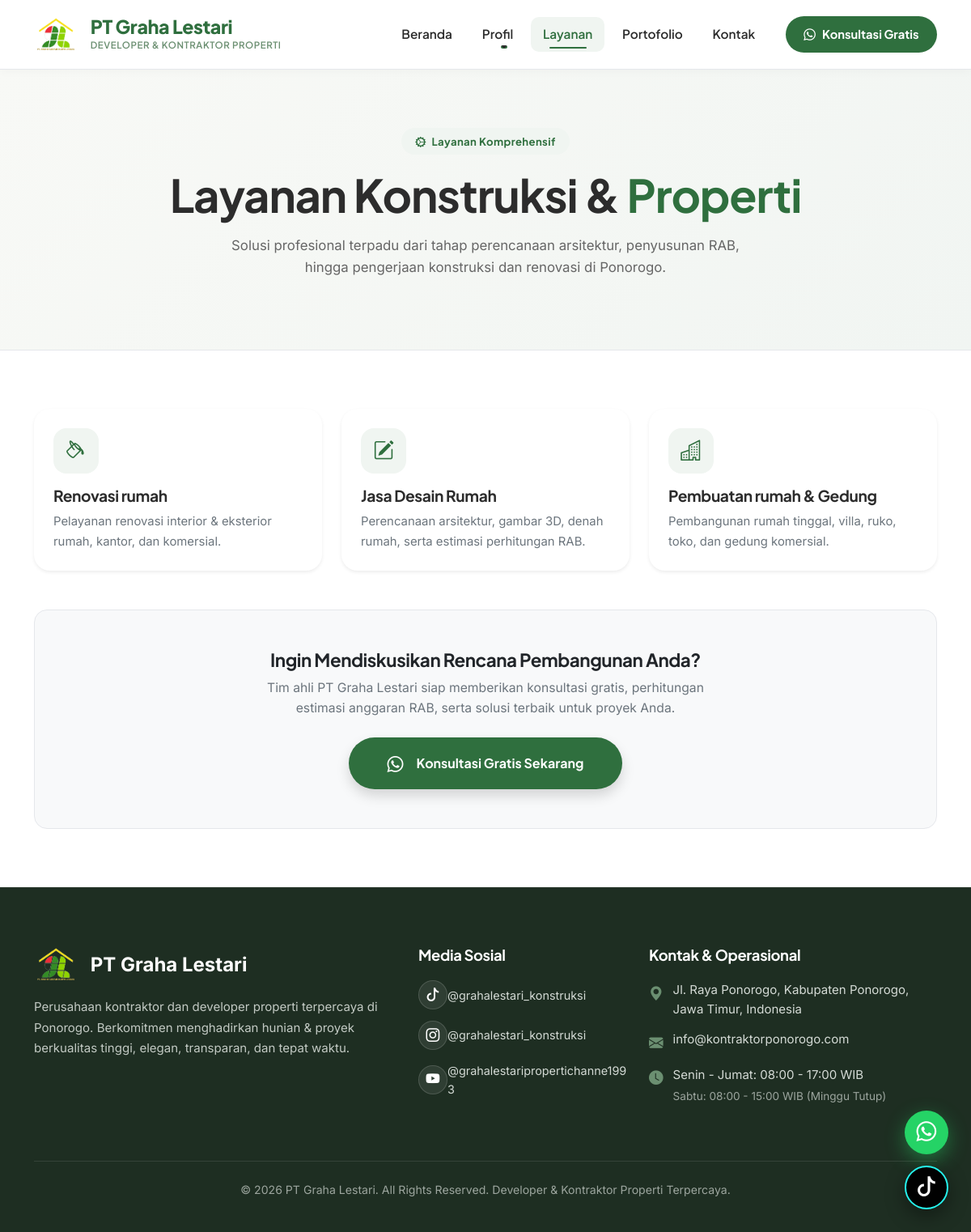
The app's page /kontraktor_ponorogo/layanan with its own data.
### tables this page shows
CREATE TABLE IF NOT EXISTS services (
    id INT UNSIGNED AUTO_INCREMENT PRIMARY KEY,
    title VARCHAR(150) NOT NULL,
    slug VARCHAR(150) NOT NULL UNIQUE,
    description TEXT,
    icon VARCHAR(100) DEFAULT NULL,
    sort_order INT UNSIGNED DEFAULT 0,
    created_at TIMESTAMP DEFAULT CURRENT_TIMESTAMP
);

### app/views/site/services.php (called while the page is built)
<?php $content = __DIR__ . '/services_content.php'; include __DIR__ . '/layout.php'; ?>

### app/core/Controller.php (called while the page is built, shortened)
<?php
class Controller
{
    protected function view(string $view, array $data = []): void
    {
        extract($data);
        $viewFile = __DIR__ . '/../views/' . $view . '.php';
        require $viewFile;
    }
}

### app/controllers/PageController.php (called while the page is built, shortened)
<?php
require_once __DIR__ . '/../core/Controller.php';
class PageController extends Controller
{
    public function services(): void
    {
        $serviceModel = new ServiceModel();
        $this->view('site/services', [
            'title' => 'Layanan',
            'services' => $serviceModel->all('sort_order ASC'),
        ]);
    }
}

### app/core/Model.php (called while the page is built, shortened)
<?php
class Model
{
    protected PDO $db;
    protected string $table;
    public function __construct()
    {
        $this->db = Database::getConnection();
    }
    public function all(string $orderBy = 'id DESC', int $limit = 0): array
    {
        $sql = "SELECT * FROM {$this->table}";
        if ($orderBy) {
            $sql .= " ORDER BY {$orderBy}";
        }
        $stmt = $this->db->query($sql);
        return $stmt->fetchAll();
    }
    public function query(string $sql, array $params = []): array
    {
        $stmt = $this->db->prepare($sql);
        $stmt->execute($params);
        return $stmt->fetchAll();
    }
}

### config/database.php (called while the page is built)
<?php
return [
    'host' => 'localhost',
    'dbname' => 'kontraktor_ponorogo',
    'username' => 'root',
    'password' => '',
    'charset' => 'utf8mb4',
    'options' => [
        PDO::ATTR_ERRMODE => PDO::ERRMODE_EXCEPTION,
        PDO::ATTR_DEFAULT_FETCH_MODE => PDO::FETCH_ASSOC,
        PDO::ATTR_EMULATE_PREPARES => false,
    ],
];

### app/core/Database.php (called while the page is built, shortened)
<?php
class Database
{
    private static ?PDO $instance = null;
    public static function getConnection(): PDO
    {
        if (self::$instance === null) {
            $config = require __DIR__ . '/../../config/database.php';
            $dsn = sprintf(
                'mysql:host=%s;dbname=%s;charset=%s',
                $config['host'],
                $config['dbname'],
                $config['charset']
            );
            self::$instance = new PDO(
                $dsn,
                $config['username'],
                $config['password'],
                $config['options']
            );
            self::ensureSchema(self::$instance);
        }
        return self::$instance;
    }
    private static function ensureSchema(PDO $connection): void
    {
        $requiredTables = ['users', 'services', 'projects', 'houses', 'project_images', 'testimonials', 'contacts', 'site_settings'];
        $missingTables = [];
        foreach ($requiredTables as $table) {
            $stmt = $connection->query("SHOW TABLES LIKE '{$table}'");
        }
        if (empty($missingTables)) {
            return;
        }
    }
}

### app/models/ServiceModel.php (called while the page is built, shortened)
<?php
require_once __DIR__ . '/../core/Model.php';
class ServiceModel extends Model
{
    public function __construct()
    {
        parent::__construct();
    }
}

### app/helpers.php (called while the page is built, shortened)
<?php
function e(string $value): string
{
    return htmlspecialchars($value, ENT_QUOTES, 'UTF-8');
}
function siteSetting(string $key, string $default = ''): string
{
    static $settingsMap = null;
    if ($settingsMap === null) {
        try {
            require_once __DIR__ . '/models/SiteSettingModel.php';
            $settingModel = new SiteSettingModel();
            $settingsMap = $settingModel->getAllAsMap();
        } catch (\Throwable $e) {
            $settingsMap = [];
        }
    }
    $val = $settingsMap[$key] ?? $default;
    return $val;
}

### app/models/SiteSettingModel.php (called while the page is built, shortened)
<?php
require_once __DIR__ . '/../core/Model.php';
class SiteSettingModel extends Model
{
    public function getAllAsMap(): array
    {
        $rows = $this->all();
        $map = [];
        foreach ($rows as $row) {
            $map[$row['key_name']] = $row['key_value'];
        }
        return $map;
    }
}

### app/views/site/services_content.php (the view, shortened to what this page needs)
<section class="py-5" style="background: linear-gradient(135deg, #F8F9F6 0%, #F1F5F2 100%); border-bottom: 1px solid var(--border-color);">
    <div class="container py-4 text-center">
        <span class="section-tag mb-3"><i class="bi bi-gear-wide-connected me-1"></i> Layanan Komprehensif</span>
        <h1 class="display-4 fw-bold mb-3" style="color: var(--text-primary);">Layanan Konstruksi & <span class="highlight-text">Properti</span></h1>
        <p class="section-subtitle">
            Solusi profesional terpadu dari tahap perencanaan arsitektur, penyusunan RAB, hingga pengerjaan konstruksi dan renovasi di Ponorogo.
        </p>
    </div>
</section>
<section class="py-5" style="background-color: #FFFFFF;">
    <div class="container py-4">
        <div class="row g-4 justify-content-center">
            <?php if (!empty($services)): ?>
                <?php
                $iconMap = [
                    'home' => 'bi-house-door-fill',
                    'house' => 'bi-house-door-fill',
                    'paint' => 'bi-paint-bucket',
                    'paint-bucket' => 'bi-paint-bucket',
                    'building' => 'bi-buildings',
                    'buildings' => 'bi-buildings',
                    'pencil-ruler' => 'bi-pencil-square',
                    'pencil-square' => 'bi-pencil-square',
                    'compass' => 'bi-compass',
                    'wrench' => 'bi-wrench-adjustable',
                ];
                $delayCounter = 1;
                foreach ($services as $service):
                    $raw = trim(str_replace('bi-', '', $service['icon'] ?? ''));
                    $iconClass = $iconMap[$raw] ?? ('bi-' . ($raw ?: 'tools'));
                ?>
                    <div class="col-md-6 col-lg-4 scroll-reveal delay-<?php echo $delayCounter; ?>">
                        <div class="card-custom p-4 h-100 bg-white border-0 shadow-sm d-flex flex-column">
                            <div class="icon-box-green mb-3">
                                <i class="bi <?php echo $iconClass; ?>"></i>
                            </div>
                            <h3 class="fw-bold mb-2" style="font-size: 1.2rem; color: var(--text-primary);"><?php echo e($service['title']); ?></h3>
                            <p class="text-secondary mb-0" style="font-size: 0.93rem; line-height: 1.65;"><?php echo e($service['description']); ?></p>
                        </div>
                    </div>
                <?php
                    $delayCounter = ($delayCounter % 3) + 1;
                endforeach; ?>
            <?php endif; ?>
        </div>
        <div class="row mt-5">
            <div class="col-12 text-center scroll-reveal">
                <div class="p-4 p-md-5 rounded-4 bg-light border" style="border-color: var(--border-color) !important;">
                    <h3 class="fw-bold text-dark mb-2" style="font-size: 1.4rem;">Ingin Mendiskusikan Rencana Pembangunan Anda?</h3>
                    <p class="text-secondary mb-4 mx-auto" style="max-width: 600px; font-size: 0.98rem;">
                        Tim ahli PT Graha Lestari siap memberikan konsultasi gratis, perhitungan estimasi anggaran RAB, serta solusi terbaik untuk proyek Anda.
                    </p>
                    <a href="https://wa.me/<?php echo e(siteSetting('whatsapp_number', '6281359099658')); ?>?text=Halo%20PT%20Graha%20Lestari,%20saya%20ingin%20konsultasi%20layanan%20konstruksi" target="_blank" rel="noopener" class="btn-primary-green px-5 py-3 fs-6 shadow">
                        <i class="bi bi-whatsapp me-2 fs-5"></i> Konsultasi Gratis Sekarang
                    </a>
                </div>
            </div>
        </div>
    </div>
</section>

### records on screen
services: title "Renovasi rumah", description "Pelayanan renovasi interior & eksterior rumah, kantor, dan komersial."
services: title "Jasa Desain Rumah", description "Perencanaan arsitektur, gambar 3D, denah rumah, serta estimasi perhitungan RAB."
services: title "Pembuatan rumah & Gedung", description "Pembangunan rumah tinggal, villa, ruko, toko, dan gedung komersial."

### other values on screen
siteSetting('tiktok_username', '@grahalestari_konstruksi') "@grahalestari_konstruksi"
siteSetting('instagram_username', '@grahalestari_konstruksi') "@grahalestari_konstruksi"
siteSetting('youtube_username', '@grahalestaripropertichanne1993') "@grahalestaripropertichanne1993"
siteSetting('contact_email', 'info@kontraktorponorogo.com') "info@kontraktorponorogo.com"
